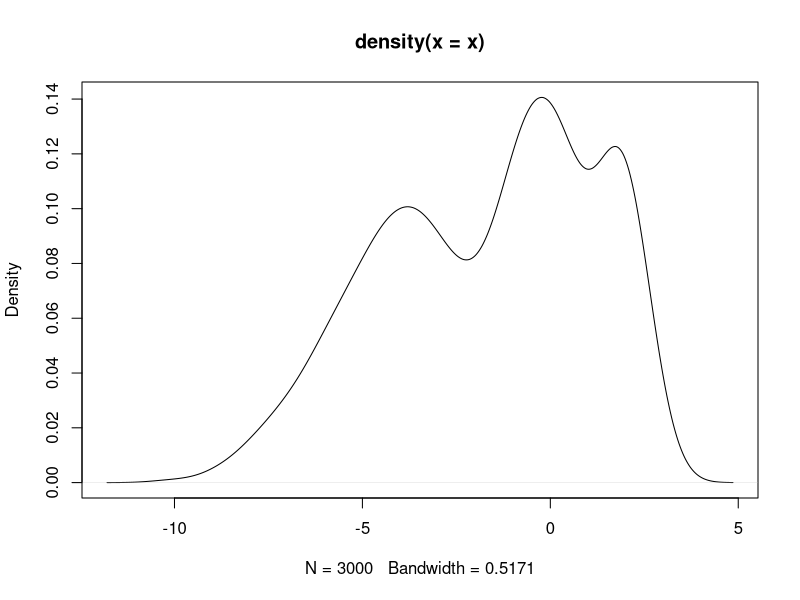

Write the R code that produced this figure.
## ---- chunk 1

ugmm <- function(X, K, tol) {
  
  # Basics of X
  N <- length(X)
  
  # Initialise means
  mu <- rep(mean(X), K)
  
  # Initialise variances
  theta <- rep(var(X)^(1/K), K)
  
  # Initialise mixing proportions
  prop <- rep(1/K, K)
  
  # Initialise individual label probabilities and weighted densities
  g <- matrix(rep(prop, N), nrow=N, ncol=K)
  
  # Initialise the difference
  diff <- Inf
  old <- 0
  
  # Counter
  i <- 0
  
  # EM Algo
  while (TRUE) {
    
    # Update count
    i <- i + 1
    print(i)
    
    # E-step
    w <- matrix(numeric(N*K), nrow=N, ncol=K)
    for (k in 1:K) {
      w[,k] <- prop[k] * dnorm(X, mu[k], sqrt(theta[k]))
    }
    for (k in 1:K) {
      g[,k] <- w[,k]/rowSums(w)
    }
    
    # M-step
    for (k in 1:k) {
      # Calulcate Nk (reused across equations)
      Nk <- sum(g[,k])
      
      # Calculate mu_k
      mu[k] <- (1/Nk) * sum(g[,k] * x)
      
      # Calculate theta^2_k
      theta[k] <- (1/Nk)*sum(g[,k]*(x - mu[k])^2)
      
      # Update mixing proportions
      prop[k] <- Nk/N
    }
    
    # Calculate log-likelihood
    lli <- numeric(N)
    for (k in 1:K) {
      lli <- lli + g[,k] * (log(prop[k]) + log(dnorm(X, mu[k], sqrt(theta[k]))))
    }
    ll <- sum(lli)
    
    # Recalulate difference
    diff <- abs(ll - old)
    print(paste0("diff: ", diff))
    
    # Check
    if (diff < tol) break
    
    # Assume the loop hasn't ended, update the old ll
    old <- ll
    
  }
  
  return(list(mu=mu, theta=sqrt(theta), prop=prop))

}


## ---- chunk 2

# Simulate draws from 3 distributions
set.seed(1234)
x1 <- rnorm(1000, 0, 1)
x2 <- rnorm(1500, -4, 2)
x3 <- rnorm(500, 2, 0.5)

# Combine into single vector
x <- c(x1, x2, x3)

# Density Plot
plot(density(x))

# Estimate clusters
ugmm(x, 3, 0.0001)

